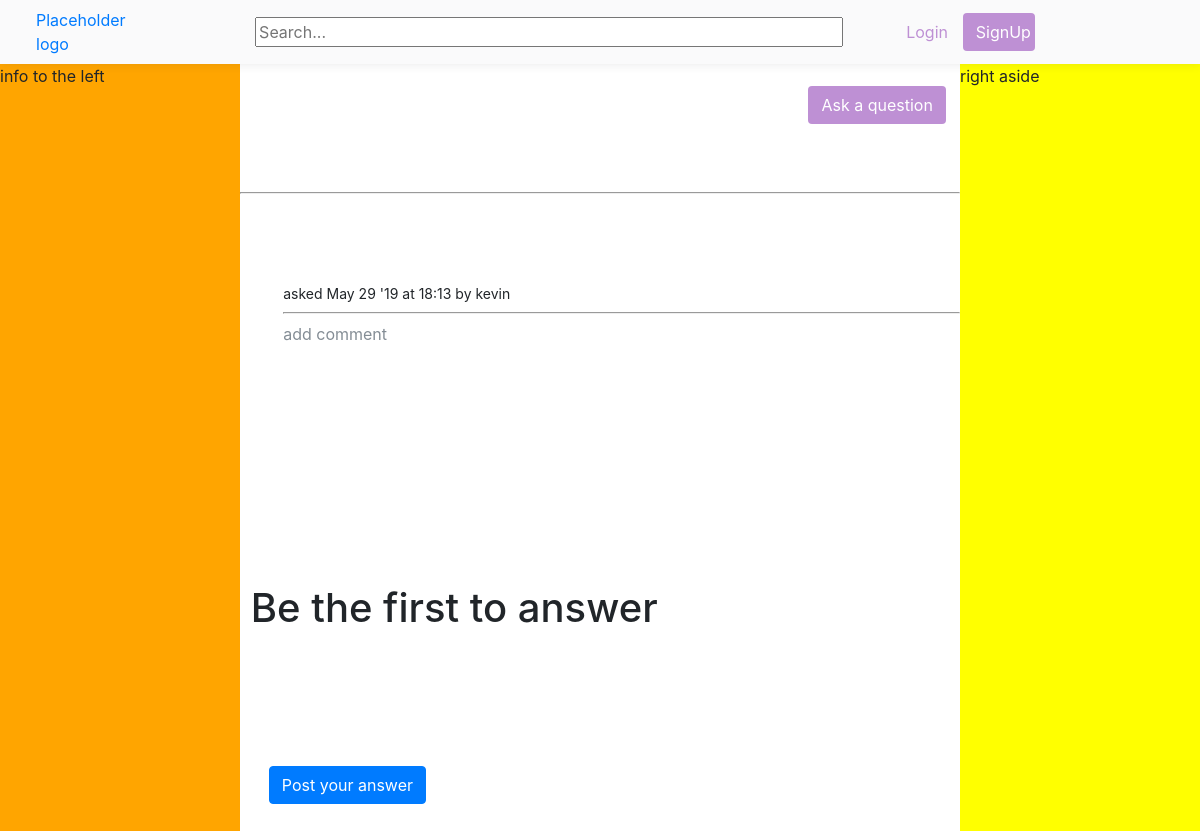
The page /ask/read/2/ on the database as committed earlier.
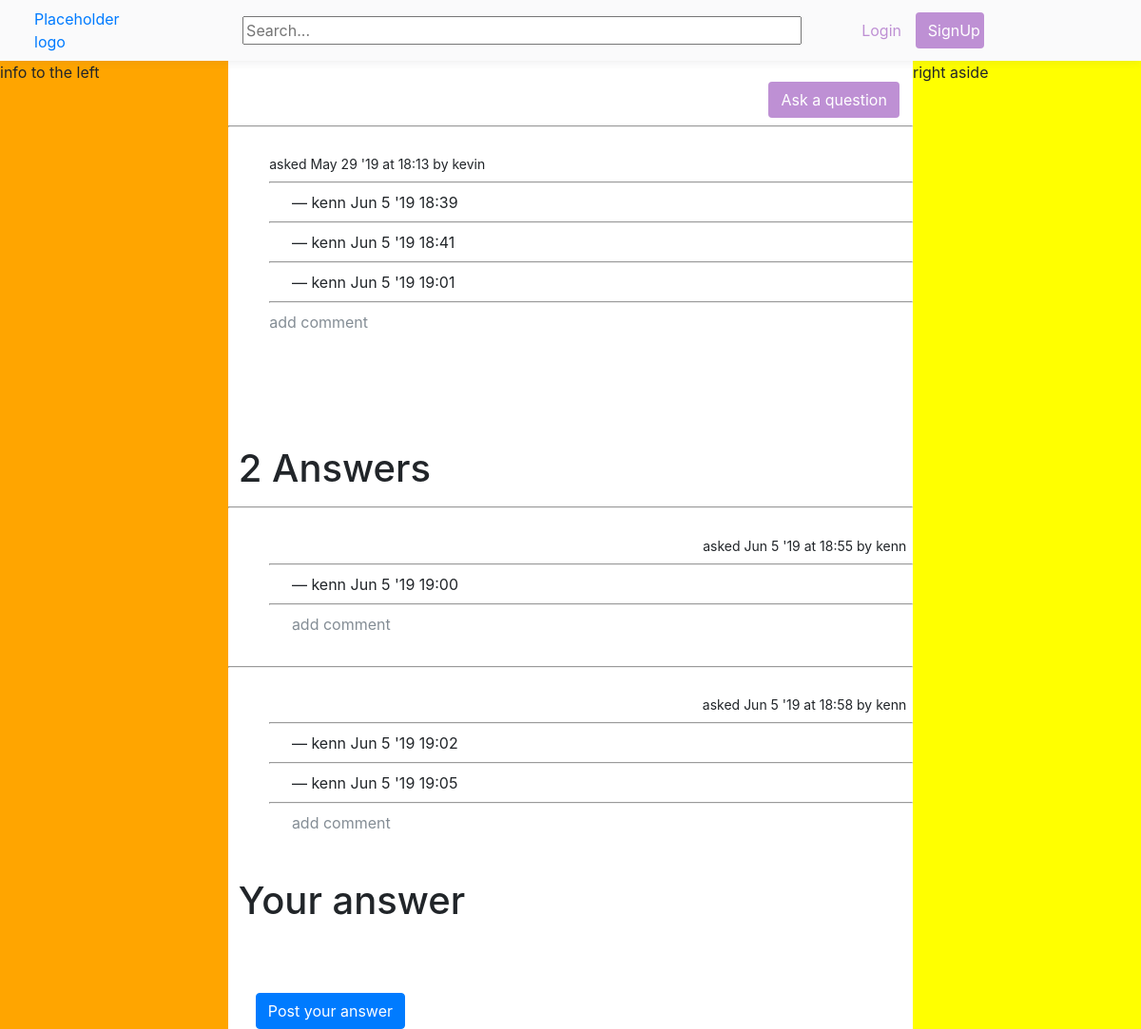
The same page on the database as committed later.
### passionProjectApp/models.py (models this page shows, shortened)
class RealQuestionComment(models.Model):
    message= tinymce_models.HTMLField()
    last_update=models.DateTimeField(default=datetime.datetime.utcnow)
    date_created=models.DateTimeField(default=datetime.datetime.utcnow)
    parent=models.ForeignKey(RealQuestion,on_delete=models.CASCADE)
    author = models.ForeignKey(User,on_delete=models.CASCADE)

class Answer(models.Model):
    message= tinymce_models.HTMLField()
    last_update=models.DateTimeField(default=datetime.datetime.utcnow)
    date_created=models.DateTimeField(default=datetime.datetime.utcnow)
    parent=models.ForeignKey(RealQuestion,on_delete=models.CASCADE)
    author = models.ForeignKey(User,on_delete=models.CASCADE)

class AnswerComment(models.Model):
    message= tinymce_models.HTMLField()
    last_update=models.DateTimeField(default=datetime.datetime.now)
    date_created=models.DateTimeField(default=datetime.datetime.now)
    parent=models.ForeignKey(Answer,on_delete=models.CASCADE)
    author = models.ForeignKey(User,on_delete=models.CASCADE)

### passionProjectApp/views.py (the view)
# urls.py: path('ask/read/<int:ID>/',views.ask_read,name='ask_read'),
def ask_read(request,ID):
    randomquestion=RealQuestion.objects.all().order_by('?')[:10]
    question=get_object_or_404(RealQuestion,pk=ID)
    allAnswers=Answer.objects.filter(parent=ID)
    totalAnswers=len(allAnswers)
    allQuestionComments=RealQuestionComment.objects.filter(parent=ID)
    allAnswerComments=AnswerComment.objects.all()
    answercomment_child=[]
    for x in allAnswers:
        for y in allAnswerComments:
            if (y.parent==x):
                answercomment_child.append(y)
    form=AnswerForm(request.POST or None)
    context={"question":question,"answers":allAnswers,"question_comment":allQuestionComments,"answer_comment":answercomment_child,"form":form,"totalAnswers":totalAnswers, "randomquestion":randomquestion}
    return render(request,"passionProjectApp/ask_read.html",context)

### passionProjectApp/forms.py
class AnswerForm(forms.ModelForm):
    class Meta:
        model = Answer
        fields=['message']

### passionProjectApp/templates/passionProjectApp/ask_read.html (shortened to what this page needs)
{% extends 'passionProjectApp/base.html' %}
{% block body %}
{% if question %}
<div class="titlepadding">
    <a class="askbutton" href="{% url 'ask' %}"><button type="button" class="btn registerbutton">Ask a question</button></a>
</div>
<hr/>
    <div class="questionMargin"><div class="questionFont">{% autoescape off%}{{question.question}} {% endautoescape %}</div>
    <div class="questionOptions">
    {% if question.last_update > question.date_created %}
        {% load tz %}
    {% else %}
        <span ><abbr class="" title="{{question.date_created}}">
            {% load tz %} asked {{ question.date_created|utc|date:"M j 'y"}} at {{ question.date_created|utc|date:'H:i' }} by {{question.author}}
        </abbr></span>
    {% endif %}
    {% endif %}
    </div>
        <hr/>
        {% if question_comment %}
        {% for x in question_comment %}
        <div class="qComment">
        {% autoescape off %} {{x.message}} {% endautoescape %} — <span>{{x.author}}<abbr title="{{x.last_update}}">
            {% load tz %}{{ x.date_created|utc|date:"M j 'y "}}{{ x.date_created|utc|date:'H:i' }}</abbr></span>
        </div>
        <hr/>
        {% endfor %}
        {% endif %}
        <a class="addQComment" href="{% url 'comment_ask' question.id %}">add comment</a>
    </div>
        {% if answers %}
        <br/><br/><br/><br/>
        {% if totalAnswers != 1 %}
        <h1 class="titlepadding"> {{totalAnswers}} Answers</h1>
        {% else %}
        <h1 class="titlepadding"> 1 Answer</h1>
        {% endif %}
        {% for x in answers %} <hr>
    <div class="questionMargin"> <div class="questionFont"> {% autoescape off%}{{x.message}} {% endautoescape %}</div>
        <div class="questionOptions">
            {% if x.last_update > x.date_created %}
        {% load tz %}
            {% else %}
            <span class="createdProfile"><abbr title="{{x.date_created}}">
            {% load tz %} asked {{ x.date_created|utc|date:"M j 'y"}} at {{ x.date_created|utc|date:'H:i' }} by {{x.author}}
        </abbr></span>
            {% endif %}
        </div>
        {% if answer_comment %}
        {% for y in answer_comment %}
        {% if y.parent == x %}  <hr/>
        <div class="qComment">
             {% autoescape off %} {{y.message}} {% endautoescape %} — <span>{{y.author}}<abbr title="{{y.last_update}}">
            {% load tz %}{{ y.date_created|utc|date:"M j 'y "}}{{ y.date_created|utc|date:'H:i' }}</abbr></span>
        </div>
        {% endif %}
        {% endfor %}
        {% endif %}
<hr/><div class="qComment"><a class='addQComment' href="{% url 'comment_answer' x.id%}">add comment</a></div></div><br/>
        {% endfor %}
        <h1 class="titlepadding">Your answer</h1>
    {% else %}
    <br/><br/><br/><br/>
        <h1 class="titlepadding">Be the first to answer</h1>
        {% endif %}
        <form  onsubmit="putCookie()" class="askForm" method ='POST' action="{% url 'answer' question.id %}">
            <button class=" btn btn-primary askButton">Post your answer</button>
        </form>
{% endblock body %}

Rows that differ between the two databases and show on the page:
added RealQuestionComment: author "kenn", date_created|utc "Jun 5 '19", date_created|utc "18:39"
added RealQuestionComment: author "kenn", date_created|utc "Jun 5 '19", date_created|utc "18:41"
added RealQuestionComment: author "kenn", date_created|utc "Jun 5 '19", date_created|utc "19:01"
added Answer: date_created|utc "Jun 5 '19", date_created|utc "18:55", author "kenn"
added AnswerComment: author "kenn", date_created|utc "Jun 5 '19", date_created|utc "19:00"
added Answer: date_created|utc "Jun 5 '19", date_created|utc "18:58", author "kenn"
added AnswerComment: author "kenn", date_created|utc "Jun 5 '19", date_created|utc "19:02"
added AnswerComment: author "kenn", date_created|utc "Jun 5 '19", date_created|utc "19:05"
Other text that changed with them:
{{ totalAnswers }}: (not shown) → "2"
text no longer shown: "Be the first to answer"
text now shown: "Answers Your answer"
